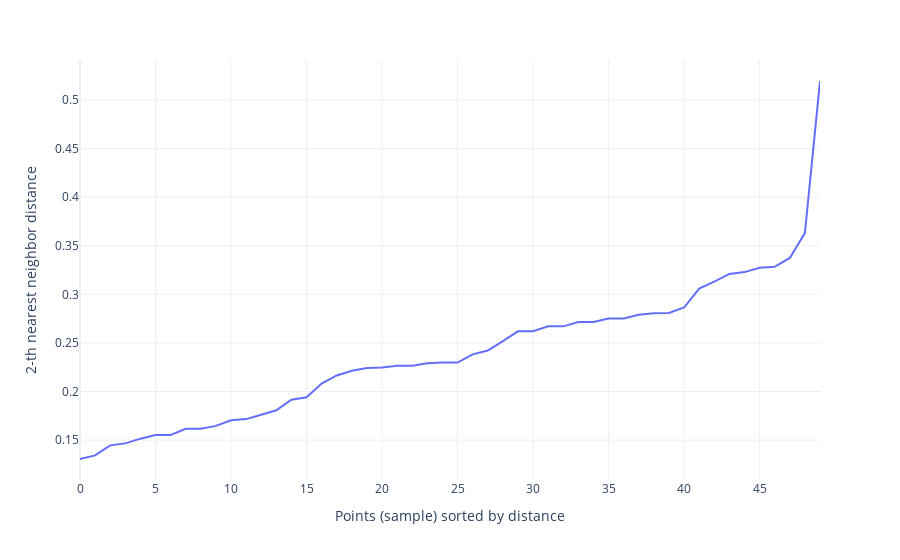

The notebook cell this image was saved under:
### Code cell
knn_plot_dbscan(df1, min_samples=2)

### Figure 1 — Plotly figure (JSON) as saved in the notebook; plotly's stock layout.template omitted (floating-point values rounded to 4 significant figures)
{"data": [{"hovertemplate": "x=%{x}<br>y=%{y}<extra></extra>", "legendgroup": "", "line": {"color": "#636efa", "dash": "solid"}, "marker": {"symbol": "circle"}, "mode": "lines", "name": "", "orientation": "v", "showlegend": false, "type": "scatter", "x": [0, 1, 2, 3, 4, 5, 6, 7, 8, 9, 10, 11, 12, 13, 14, 15, 16, 17, 18, 19, 20, 21, 22, 23, 24, 25, 26, 27, 28, 29, 30, 31, 32, 33, 34, 35, 36, 37, 38, 39, 40, 41, 42, 43, 44, 45, 46, 47, 48, 49], "xaxis": "x", "y": [0.1305, 0.1343, 0.1446, 0.1466, 0.1515, 0.1553, 0.1553, 0.1617, 0.1617, 0.1646, 0.1704, 0.1716, 0.1761, 0.1806, 0.1916, 0.194, 0.2082, 0.2165, 0.2214, 0.2243, 0.2246, 0.2266, 0.2266, 0.229, 0.2298, 0.2298, 0.2383, 0.2422, 0.2518, 0.262, 0.262, 0.267, 0.267, 0.2715, 0.2715, 0.2752, 0.2752, 0.2789, 0.2805, 0.2807, 0.2864, 0.3059, 0.3132, 0.321, 0.3229, 0.3274, 0.3283, 0.3374, 0.363, 0.5196], "yaxis": "y"}], "layout": {"legend": {"tracegroupgap": 0}, "margin": {"t": 60}, "xaxis": {"anchor": "y", "domain": [0, 1], "title": {"text": "Points (sample) sorted by distance"}}, "yaxis": {"anchor": "x", "domain": [0, 1], "title": {"text": "2-th nearest neighbor distance"}}}}
